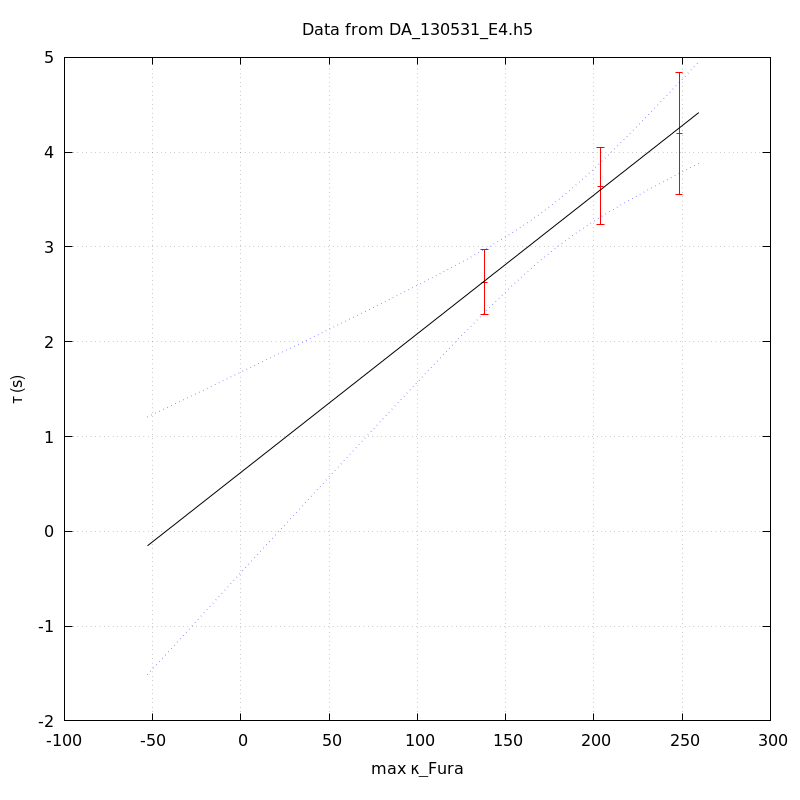

Reproduce this figure in gnuplot.
unset key
set grid
set ylabel 'τ (s)'
set xlabel 'max κ_Fura' noenhanced
set title 'Data from DA_130531_E4.h5' noenhanced
set xrange [-1000<*:*]
plot 'DA_130531_E4_aba_tau_vs_max_kappa' index 0 using 1:2:(1.96*$3) linecolor rgb 'red' with yerrorbars,\
'' index 1 using 1:2 with lines linecolor rgb 'black',\
'' index 1 using 1:3 with lines linecolor rgb 'blue' lt 'dotted',\
'' index 1 using 1:4 with lines linecolor rgb 'blue' lt 'dotted'
